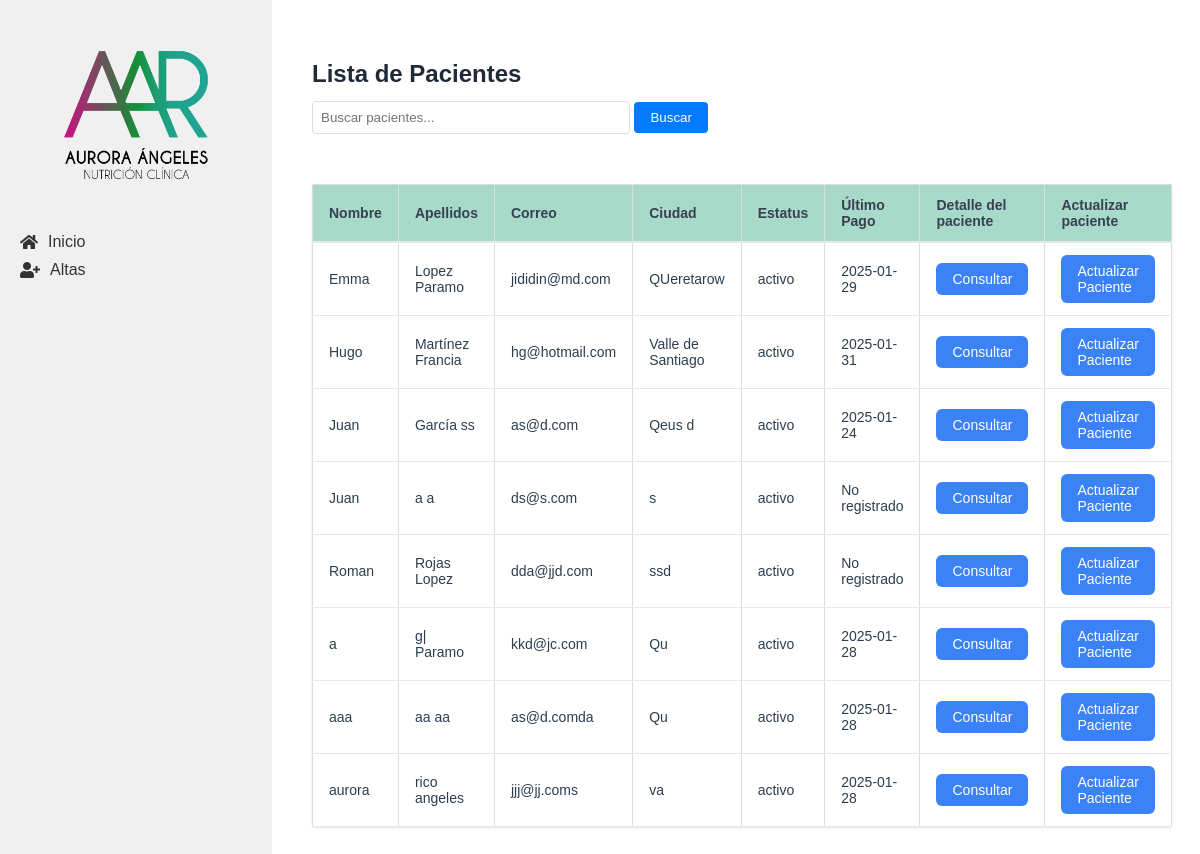
/pacientes, run on the app's committed database.
### tables this page shows
CREATE TABLE "pacientes" (
    id INTEGER PRIMARY KEY AUTOINCREMENT,
    nombre TEXT NOT NULL,
    apellido_paterno TEXT NOT NULL,
    apellido_materno TEXT NOT NULL,
    fecha_nacimiento TEXT NOT NULL,
    telefono TEXT,
    correo TEXT UNIQUE NOT NULL,
    ciudad TEXT NOT NULL, `status` TEXT,
    fecha_registro TIMESTAMP DEFAULT CURRENT_TIMESTAMP
);

### app/controllers/pacientes.py (the view)
@pacientes.route('/pacientes')
def lista_pacientes():
    busqueda = request.args.get('busqueda', '')
    pacientes = Paciente.buscar(busqueda)
    return render_template('lista_pacientes.html', pacientes=pacientes, busqueda=busqueda)

### app/db.py (called while the page is built)
def get_db():
    if 'db' not in g:
        g.db = sqlite3.connect(
            'pacientes.db',
            detect_types=sqlite3.PARSE_DECLTYPES
        )
        g.db.row_factory = sqlite3.Row
    return g.db

def query_db(query, args=(), one=False):
    cur = get_db().execute(query, args)
    rv = cur.fetchall()
    cur.close()
    return (rv[0] if rv else None) if one else rv

### app/models/paciente.py (called while the page is built)
    @staticmethod
    def buscar(busqueda):
        return query_db('''
            SELECT p.*,
                    (SELECT fecha_pago FROM pagos WHERE paciente_id = p.id ORDER BY fecha_pago DESC LIMIT 1) as ultimo_pago
            FROM pacientes p
            WHERE p.nombre LIKE ? OR p.apellido_paterno LIKE ? OR p.apellido_materno LIKE ?
            ORDER BY p.nombre, p.apellido_paterno, p.apellido_materno
        ''', ['%' + busqueda + '%'] * 3)

### app/templates/lista_pacientes.html (shortened to what this page needs)
{% extends "base.html" %}
{% block content %}
<div class="table-container">
    <header class="valoracion-header">
        <h2>Lista de Pacientes</h2>
        <form action="{{ url_for('pacientes.lista_pacientes') }}" method="get" class="search-form">
            <input type="text" name="busqueda" placeholder="Buscar pacientes..." value="{{ busqueda }}">
            <button type="submit">Buscar</button>
        </form>
    </header>
    <table class="table">
        <thead>
            <tr>
                <th class="table__header">Nombre</th>
                <th class="table__header">Apellidos</th>
                <th class="table__header">Correo</th>
                <th class="table__header">Ciudad</th>
                <th class="table__header">Estatus</th>
                <th class="table__header">Último Pago</th>
                <th class="table__header">Detalle del paciente</th>
                <th class="table__header">Actualizar paciente</th>
            </tr>
        </thead>
        <tbody>
            {% for paciente in pacientes %}
            <tr>
                <td class="table__cell">{{ paciente['nombre'] }}</td>
                <td class="table__cell">{{ paciente['apellido_paterno'] }} {{ paciente['apellido_materno'] }}</td>
                <td class="table__cell">{{ paciente['correo'] }}</td>
                <td class="table__cell">{{ paciente['ciudad'] }}</td>
                <td class="table__cell">{{ paciente['status'] }}</td>
                <td class="table__cell">{{ paciente['ultimo_pago'] if paciente['ultimo_pago'] else 'No registrado' }}</td>
                <td class="table__cell">
                    <a href="{{ url_for('pacientes.detalle_paciente', id=paciente['id']) }}" class="action-button">Consultar</a>
                </td>
                <td class="table__cell">
                    <a href="{{ url_for('pacientes.editar_paciente', id=paciente['id']) }}" class="action-button">Actualizar Paciente</a>
                </td>
            </tr>
            {% endfor %}
        </tbody>
    </table>
</div>
{% endblock %}

### app/static/css/style.css (style rules this page uses)
body { font-family: Arial, sans-serif; margin: 0; padding: 0; color: #2c3e50; }
.table { width: 100%; border-collapse: collapse; margin: 20px 0; font-size: 16px; text-align: left; }
.table__header, .table__cell { border: 1px solid #ddd; padding: 8px; text-align: left; }
.table__header { background-color: #f2f2f2; }
.table-container { overflow-x: auto; margin: 0 auto; border-radius: 4px; max-width: 1600px; padding: 20px; }
.table { max-width: 90%; background-color: white; margin: 0 auto; box-shadow: 0 1px 3px rgba(0, 0, 0, 0.1); border-radius: 4px; }
.table__header { padding: 12px 16px; text-align: left; font-weight: 600; font-size: 0.875rem; color: #374151; background-color: #119b6e5e; border-bottom: 2px solid #e5e7eb; }
.table__cell { padding: 12px 16px; font-size: 0.875rem; border-bottom: 1px solid #e5e7eb; }
.action-button { display: inline-flex; align-items: center; padding: 0.5rem 1rem; font-size: 0.875rem; font-weight: 500; border-radius: 0.375rem; background-color: #3b82f6; color: white; text-decoration: none; transition: background-color 0.2s; }
.valoracion-header { margin-bottom: 2rem; }
.valoracion-header h2 { color: #1f2937; margin-bottom: 0.5rem; }
.action-button { display: inline-flex; align-items: center; gap: 0.5rem; padding: 0.5rem 1rem; background-color: #3b82f6; color: white; border-radius: 0.375rem; text-decoration: none; font-size: 0.875rem; font-weight: 500; transition: background-color 0.2s; }
.search-form { margin-bottom: 50px; }
.search-form input[type="text"] { padding: 8px; width: 300px; border: 1px solid #ddd; border-radius: 4px; }
.search-form button { padding: 8px 16px; background-color: #007bff; color: white; border: none; border-radius: 4px; cursor: pointer; }

### app/static/css/form.css (style rules this page uses)
form input { width: 100%; padding: 10px; margin-top: 5px; border: 1px solid #90caf9; border-radius: 5px; }
button { padding: 10px; background-color: #1565c0; color: black; border: none; border-radius: 5px; cursor: pointer; }

### data on the page
pacientes: nombre "Emma", apellido_paterno "Lopez", apellido_materno "Paramo", correo "jididin@md.com", ciudad "QUeretarow", status "activo", paciente "2025-01-29"
pacientes: nombre "Hugo", apellido_paterno "Martínez", apellido_materno "Francia", correo "hg@hotmail.com", ciudad "Valle de Santiago", status "activo", paciente "2025-01-31"
pacientes: nombre "Juan", apellido_paterno "García", apellido_materno "ss", correo "as@d.com", ciudad "Qeus d", status "activo", fecha_registro "2025-01-24"
pacientes: nombre "Juan", apellido_paterno "a", apellido_materno "a", correo "ds@s.com", ciudad "s", status "activo", paciente "No registrado"
pacientes: nombre "Roman", apellido_paterno "Rojas", apellido_materno "Lopez", correo "dda@jjd.com", ciudad "ssd", status "activo", paciente "No registrado"
pacientes: nombre "a", apellido_paterno "g|", apellido_materno "Paramo", correo "kkd@jc.com", ciudad "Qu", status "activo", paciente "2025-01-28"
pacientes: nombre "aaa", apellido_paterno "aa", apellido_materno "aa", correo "as@d.comda", ciudad "Qu", status "activo", paciente "2025-01-28"
pacientes: nombre "aurora", apellido_paterno "rico", apellido_materno "angeles", correo "jjj@jj.coms", ciudad "va", status "activo", fecha_registro "2025-01-28"
